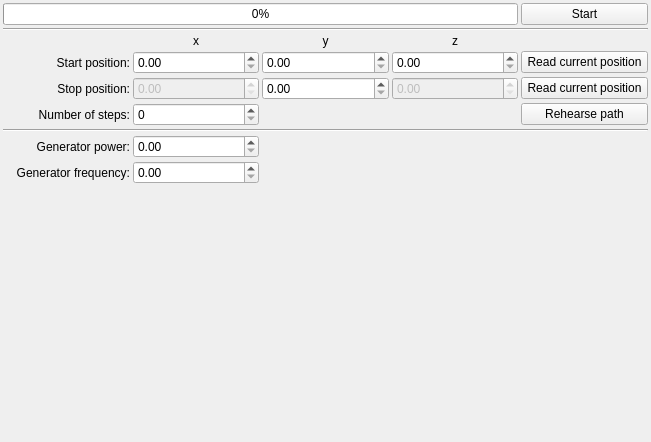
<?xml version="1.0" encoding="UTF-8"?>
<ui version="4.0">
 <class>Form</class>
 <widget class="QWidget" name="Form">
  <property name="geometry">
   <rect>
    <x>0</x>
    <y>0</y>
    <width>651</width>
    <height>442</height>
   </rect>
  </property>
  <property name="windowTitle">
   <string>Form</string>
  </property>
  <layout class="QGridLayout" name="gridLayout">
   <property name="margin">
    <number>3</number>
   </property>
   <property name="spacing">
    <number>3</number>
   </property>
   <item row="3" column="1">
    <widget class="QLabel" name="label_3">
     <property name="sizePolicy">
      <sizepolicy hsizetype="Preferred" vsizetype="Fixed">
       <horstretch>0</horstretch>
       <verstretch>0</verstretch>
      </sizepolicy>
     </property>
     <property name="text">
      <string>x</string>
     </property>
     <property name="alignment">
      <set>Qt::AlignCenter</set>
     </property>
    </widget>
   </item>
   <item row="3" column="2">
    <widget class="QLabel" name="label_4">
     <property name="sizePolicy">
      <sizepolicy hsizetype="Preferred" vsizetype="Fixed">
       <horstretch>0</horstretch>
       <verstretch>0</verstretch>
      </sizepolicy>
     </property>
     <property name="text">
      <string>y</string>
     </property>
     <property name="alignment">
      <set>Qt::AlignCenter</set>
     </property>
    </widget>
   </item>
   <item row="3" column="3">
    <widget class="QLabel" name="label_5">
     <property name="sizePolicy">
      <sizepolicy hsizetype="Preferred" vsizetype="Fixed">
       <horstretch>0</horstretch>
       <verstretch>0</verstretch>
      </sizepolicy>
     </property>
     <property name="text">
      <string>z</string>
     </property>
     <property name="alignment">
      <set>Qt::AlignCenter</set>
     </property>
    </widget>
   </item>
   <item row="4" column="0">
    <widget class="QLabel" name="label">
     <property name="text">
      <string>Start position:</string>
     </property>
     <property name="alignment">
      <set>Qt::AlignRight|Qt::AlignTrailing|Qt::AlignVCenter</set>
     </property>
    </widget>
   </item>
   <item row="4" column="2">
    <widget class="QuantityWidgetController" name="yStart"/>
   </item>
   <item row="4" column="4">
    <widget class="QPushButton" name="readStartPosition">
     <property name="enabled">
      <bool>true</bool>
     </property>
     <property name="text">
      <string>Read current position</string>
     </property>
     <property name="flat">
      <bool>false</bool>
     </property>
    </widget>
   </item>
   <item row="5" column="0">
    <widget class="QLabel" name="label_2">
     <property name="text">
      <string>Stop position:</string>
     </property>
     <property name="alignment">
      <set>Qt::AlignRight|Qt::AlignTrailing|Qt::AlignVCenter</set>
     </property>
    </widget>
   </item>
   <item row="5" column="2">
    <widget class="QuantityWidgetController" name="yStop"/>
   </item>
   <item row="5" column="4">
    <widget class="QPushButton" name="readStopPosition">
     <property name="enabled">
      <bool>true</bool>
     </property>
     <property name="text">
      <string>Read current position</string>
     </property>
     <property name="flat">
      <bool>false</bool>
     </property>
    </widget>
   </item>
   <item row="6" column="0">
    <widget class="QLabel" name="label_6">
     <property name="text">
      <string>Number of steps:</string>
     </property>
     <property name="alignment">
      <set>Qt::AlignRight|Qt::AlignTrailing|Qt::AlignVCenter</set>
     </property>
    </widget>
   </item>
   <item row="6" column="1">
    <widget class="QSpinBox" name="numberOfSteps"/>
   </item>
   <item row="6" column="4">
    <widget class="QPushButton" name="rehearsePath">
     <property name="text">
      <string>Rehearse path</string>
     </property>
    </widget>
   </item>
   <item row="8" column="0">
    <widget class="QLabel" name="label_7">
     <property name="text">
      <string>Generator power:</string>
     </property>
     <property name="alignment">
      <set>Qt::AlignRight|Qt::AlignTrailing|Qt::AlignVCenter</set>
     </property>
    </widget>
   </item>
   <item row="8" column="1">
    <widget class="PowerWidgetController" name="generatorPower"/>
   </item>
   <item row="9" column="0">
    <widget class="QLabel" name="label_8">
     <property name="text">
      <string>Generator frequency:</string>
     </property>
     <property name="alignment">
      <set>Qt::AlignRight|Qt::AlignTrailing|Qt::AlignVCenter</set>
     </property>
    </widget>
   </item>
   <item row="9" column="1">
    <widget class="QuantityWidgetController" name="generatorFrequency"/>
   </item>
   <item row="10" column="0" colspan="5">
    <widget class="DropWidget" name="transmittedPower" native="true"/>
   </item>
   <item row="11" column="0" colspan="5">
    <widget class="DropWidget" name="measurement" native="true"/>
   </item>
   <item row="7" column="0" colspan="5">
    <widget class="Line" name="line">
     <property name="orientation">
      <enum>Qt::Horizontal</enum>
     </property>
    </widget>
   </item>
   <item row="4" column="1">
    <widget class="QuantityWidgetController" name="xStart">
     <property name="enabled">
      <bool>true</bool>
     </property>
    </widget>
   </item>
   <item row="5" column="1">
    <widget class="QDoubleSpinBox" name="xStop">
     <property name="enabled">
      <bool>false</bool>
     </property>
    </widget>
   </item>
   <item row="4" column="3">
    <widget class="QuantityWidgetController" name="zStart">
     <property name="enabled">
      <bool>true</bool>
     </property>
    </widget>
   </item>
   <item row="5" column="3">
    <widget class="QDoubleSpinBox" name="zStop">
     <property name="enabled">
      <bool>false</bool>
     </property>
    </widget>
   </item>
   <item row="2" column="0" colspan="5">
    <widget class="Line" name="line_2">
     <property name="orientation">
      <enum>Qt::Horizontal</enum>
     </property>
    </widget>
   </item>
   <item row="0" column="4">
    <widget class="QPushButton" name="startStop">
     <property name="text">
      <string>Start</string>
     </property>
    </widget>
   </item>
   <item row="0" column="0" colspan="4">
    <widget class="QProgressBar" name="progress">
     <property name="value">
      <number>0</number>
     </property>
    </widget>
   </item>
  </layout>
 </widget>
 <customwidgets>
  <customwidget>
   <class>QuantityWidgetController</class>
   <extends>QDoubleSpinBox</extends>
   <header>gui.quantitywidget_controller.h</header>
  </customwidget>
  <customwidget>
   <class>DropWidget</class>
   <extends>QWidget</extends>
   <header>gui.dropwidget_controller.h</header>
   <container>1</container>
  </customwidget>
  <customwidget>
   <class>PowerWidgetController</class>
   <extends>QDoubleSpinBox</extends>
   <header>gui.powerwidget_controller.h</header>
  </customwidget>
 </customwidgets>
 <resources/>
 <connections/>
</ui>
